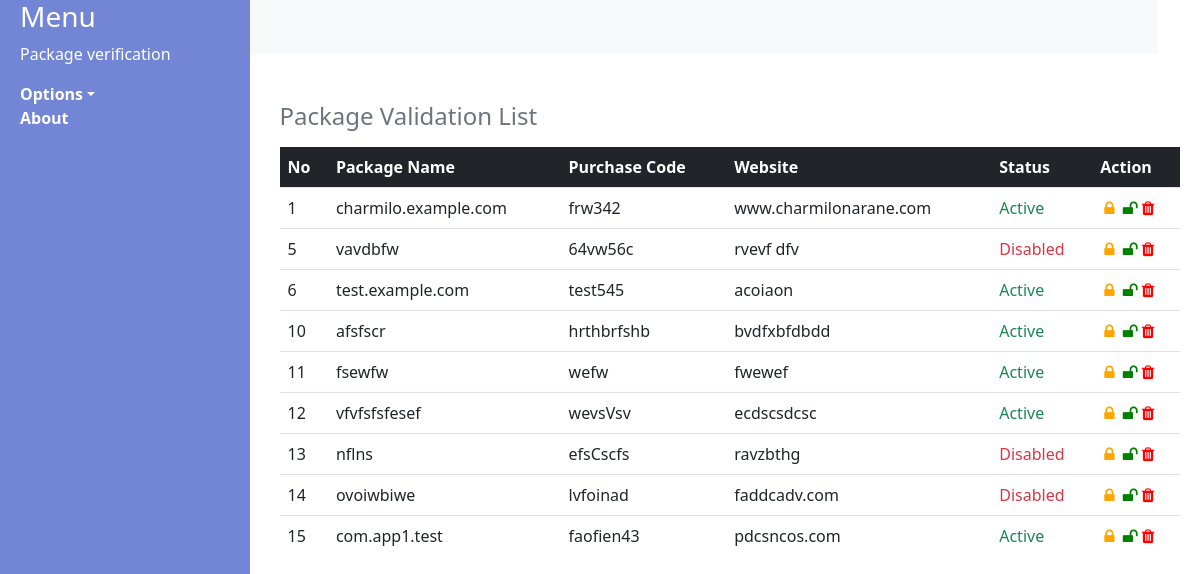
Screenshot of /check_validations.php with the database file from the repository.
### tables this page shows
CREATE TABLE `purchase` (
  `id` int(11) NOT NULL,
  `package_name` varchar(150) NOT NULL,
  `purchase_code` varchar(150) NOT NULL,
  `website` varchar(150) NOT NULL,
  `status` int(1) NOT NULL
);

### check_validations.php (the view, shortened to what this page needs)
<?php
 include_once('DBinfo.php');
?>
<!doctype html>
<html lang="en">
  <head>
    <link rel="stylesheet" href="font-awesome-4.7.0/css/font-awesome.min.css">
     <link href="css/main.css" rel="stylesheet">
    <link href="https://cdn.jsdelivr.net/npm/bootstrap@5.0.2/dist/css/bootstrap.min.css" rel="stylesheet">
    <link rel="stylesheet" href="https://cdnjs.cloudflare.com/ajax/libs/malihu-custom-scrollbar-plugin/3.1.5/jquery.mCustomScrollbar.min.css">
  </head>
  <body>
    <div class="container">
        <div class="wrapper">
            <nav id="sidebar">
                <div class="sidebar-header">
                    <h3>Menu</h3>
                </div>
                <ul class="list-unstyled components">
                    <p>Package verification</p>
                    <li class="active">
                        <a href="#homeSubmenu" data-toggle="collapse" aria-expanded="false" class="dropdown-toggle">Options</a>
                    </li>
                    <li>
                        <a href="about.php">About</a>
                    </li>
                </ul>
            </nav>
        </div>
        <div id="content">
            <nav class="navbar navbar-expand-lg navbar-light bg-light">
                <div class="container-fluid">
                    <button type="button" id="sidebarCollapse" class="btn btn-info">
                        <span>Toggle Sidebar</span>
                    </button>
                </div>
            </nav>
                <div class="row d-flex justify-content-center mt-5">
                <div class="col-12 col-md-6 col-lg-7">
                        <h4 class="text-muted text-capitalize pb-2">Package Validation List</h4>
                        <?php
                            $result = mysqli_query($conn,"SELECT * FROM purchase");
                        ?>
                        <?php
                            if (mysqli_num_rows($result) > 0) {
                        ?>
                            <div style="height: 400px; width: 900px; overflow: scroll;">
                                <table class='table table-stripped'>
                                    <tr class="bg-dark text-white">
                                    <td><strong>No</strong></td>
                                    <td><strong>Package Name</strong></td>
                                    <td><strong>Purchase Code</strong></td>
                                    <td><strong>Website</strong></td>
                                    <td><strong>Status</strong></td>
                                    <td><strong>Action</strong></td>
                                    </tr>
                                    <?php
                                        while($row = mysqli_fetch_array($result)) {
                                        ?>
                                        <tr>
                                        <td><?php echo $row["id"]; ?></td>
                                        <td><?php echo $row["package_name"]; ?></td>
                                        <td><?php echo $row["purchase_code"]; ?></td>
                                        <td><?php echo $row["website"]; ?></td>
                                        <td><?php if(($row["status"])==1){
                                                    echo '<div class="text-success">Active</div';
                                                }else{ echo '<div class="text-danger">Disabled</div';}   ?></td>
                                        <td><a href="lock_validation.php?id=<?php echo $row["id"]; ?>" style="color:orange" class="mx-1"><i class="fa fa-lock" aria-hidden="true"></i></a>
                                        <a href="unlock_validation.php?id=<?php echo $row["id"]; ?>" style="color:green"><i class="fa fa-unlock" aria-hidden="true"></i></a>
                                        <a href="delete_validation.php?id=<?php echo $row["id"]; ?>" style="color:red"><i class="fa fa-trash" aria-hidden="true"></i></a></td>
                                            </tr>
                                    <?php
                                    }
                                    ?>
                                </table>
                            </div>
                        <?php
                        }
                        else{
                            echo "No result found on table";
                        }
                        ?>
                    </div>
                </div>
        </div>
   </div>
  </body>
</html>

### css/main.css (style rules this page uses)
.wrapper { display: flex; width: 100%; }
#sidebar { width: 250px; position: fixed; top: 0; left: 0; height: 100vh; z-index: 999; background: #7386D5; color: #fff; transition: all 0.3s; padding-left: 20px; }
li a { color: #fff; text-decoration: none; font-weight: bold; }

### rows the page displays
purchase: id "1", package_name "charmilo.example.com", purchase_code "frw342", website "www.charmilonarane.com", status "Active"
purchase: id "5", package_name "vavdbfw", purchase_code "64vw56c", website "rvevf dfv", status "Disabled"
purchase: id "6", package_name "test.example.com", purchase_code "test545", website "acoiaon", status "Active"
purchase: id "10", package_name "afsfscr", purchase_code "hrthbrfshb", website "bvdfxbfdbdd", status "Active"
purchase: id "11", package_name "fsewfw", purchase_code "wefw", website "fwewef", status "Active"
purchase: id "12", package_name "vfvfsfsfesef", purchase_code "wevsVsv", website "ecdscsdcsc", status "Active"
purchase: id "13", package_name "nflns", purchase_code "efsCscfs", website "ravzbthg", status "Disabled"
purchase: id "14", package_name "ovoiwbiwe", purchase_code "lvfoinad", website "faddcadv.com", status "Disabled"
purchase: id "15", package_name "com.app1.test", purchase_code "faofien43", website "pdcsncos.com", status "Active"
